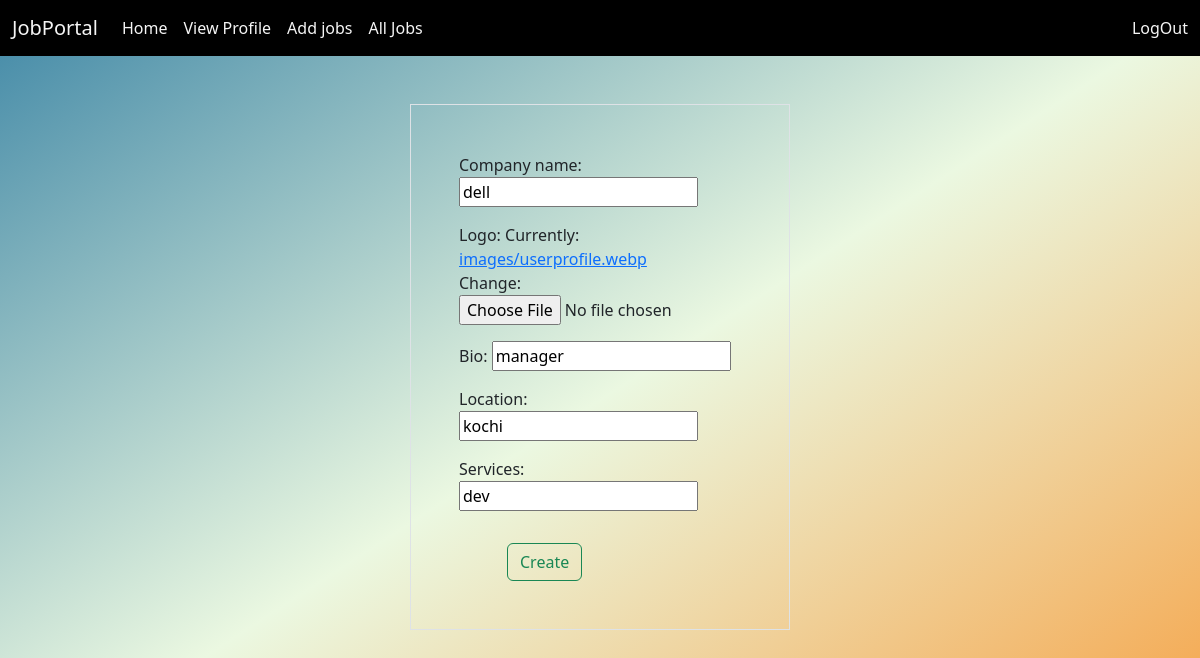
/employer/profiles/profileedit/1 (signed in), run on the app's committed database.
### employerapp/models.py (models this page shows)
class EmployerProfile(models.Model):
    user = models.OneToOneField(User,on_delete=models.CASCADE, related_name='employer')
    company_name = models.CharField(max_length=120)
    logo = models.ImageField(upload_to='images')
    bio = models.CharField(max_length=120)
    location = models.CharField(max_length=120)
    services = models.CharField(max_length=120)

### employerapp/views.py (the view, shortened to what this page needs)
# urls.py: path('profiles/profileedit/<int:id>',views.EmployerProfileEditView.as_view(),name='pro_edit'),
@method_decorator(signin_required,name="dispatch")
class EmployerProfileEditView(UpdateView):
    model = EmployerProfile
    form_class = EmployerProfileForm
    template_name = 'emp_profileedit.html'
    pk_url_kwarg = 'id'
    success_url = reverse_lazy('emphome')

### employerapp/forms.py
class EmployerProfileForm(forms.ModelForm):
    class Meta:
        model = EmployerProfile
        exclude = ('user',)

### employerapp/templates/emp_profileedit.html (shortened to what this page needs)
{%extends 'base1.html'%}
{%block body_block%}
{%load static%}
<link rel="stylesheet" href="{%static 'css/style.css'%}">
    <div class="row">
        <div class="col-4"></div>
        <div class="col-4 mt-5 border p-5">
            <form action="" method="post" enctype="multipart/form-data">
                {{form.as_p}}
                <input type="submit" value="Create" class="btn btn-outline-success ms-5 mt-3">
            </form>
        </div>
        <div class="col-4"></div>
    </div>
{%endblock%}

### candidateapp/static/css/style.css (style rules this page uses)
body { background-image: linear-gradient(147deg, #3f87a6, #ebf8e1, #f69d3c); height: 100vh; }

### data on the page
EmployerProfile: company_name "dell", bio "manager", location "kochi", services "dev"
